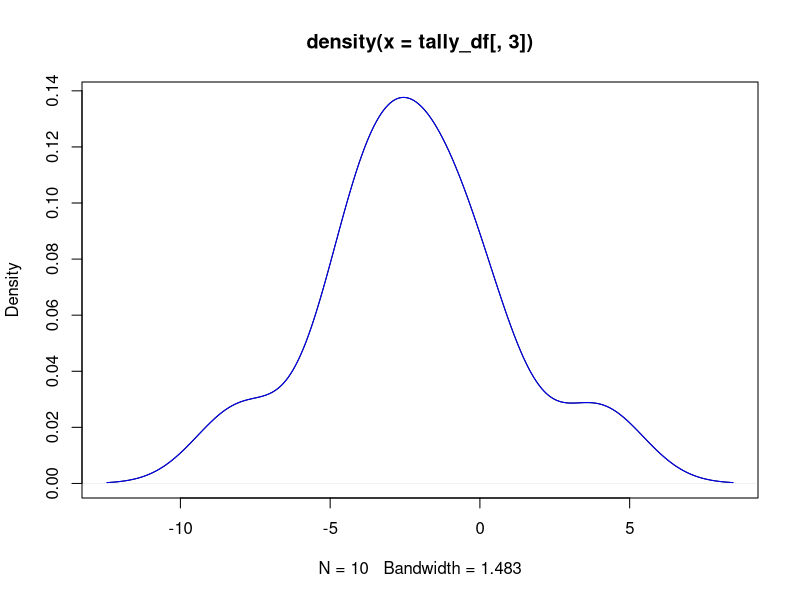
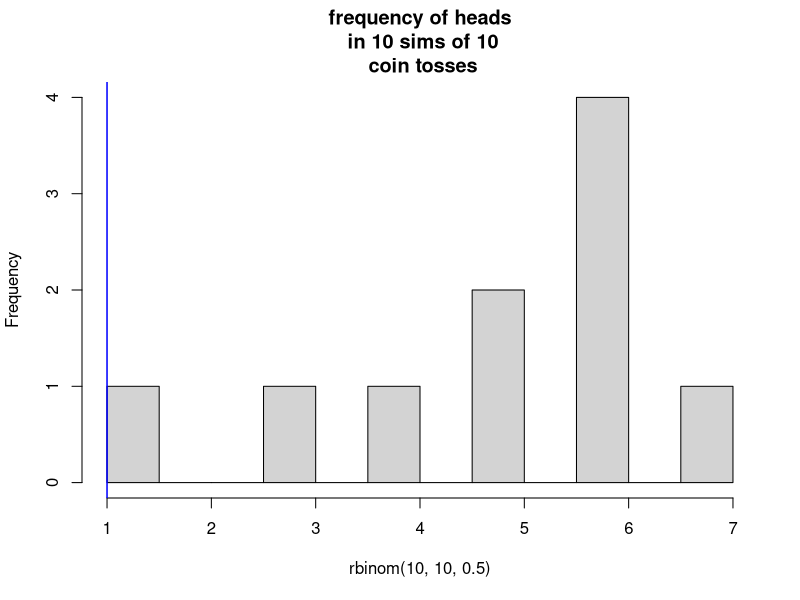
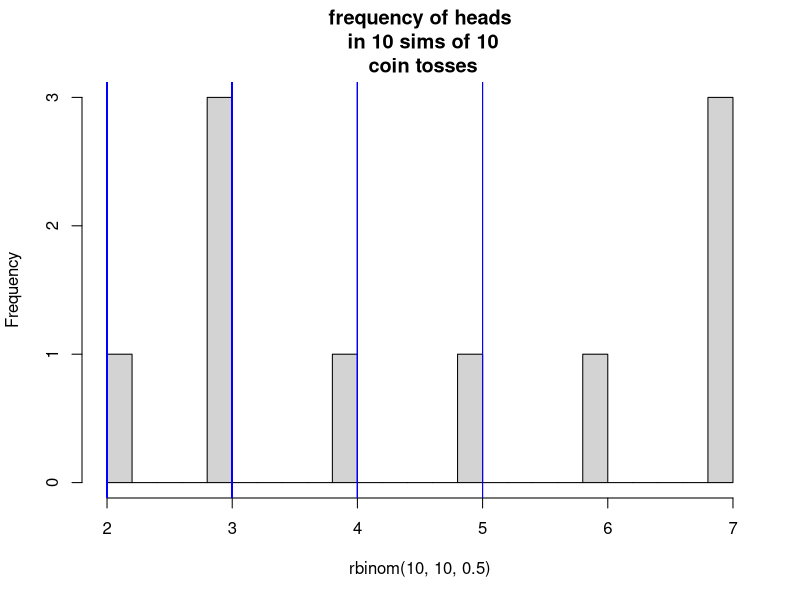
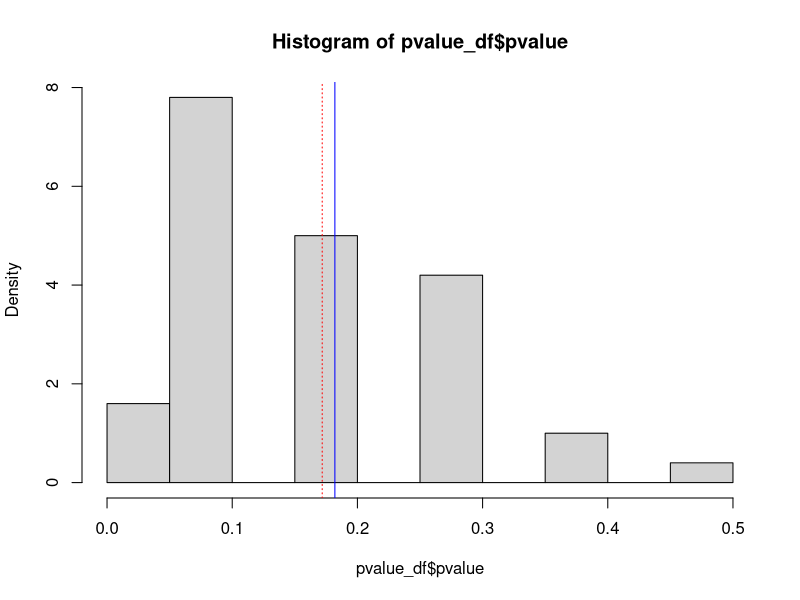

The R source for these figures, in order:
#the following function creates a df of coin tosses of various trials
coin_toss<-function(sample_size=3,trial_length=10, p=.5){
  
  tally_df<-matrix(ncol=4,nrow=sample_size)
  tally_df<-as.data.frame(tally_df)
  names(tally_df)<-c('heads','tails','difference','average')
  
    for(i in 1:sample_size){
      #trial<-rbinom(trial_length,1,p)
      trial<-sample(0:1,10,.5)
      #print(trial)
      average<-mean(trial)
      h<-sum(trial)
      t<-trial_length-h
      diff<-(h-t)
      #print(i)
      #print(h)
      #print(t)
      tally_df[i,]<-(cbind(h,t,diff,average))
    }
  return(tally_df)  
}

tally_df<-coin_toss(sample_size=10,trial_length=10,p=.5)
tally_df
head(tally_df)
##assuming a probability that the coin is fair, (.5), here is the average difference of all those coin differences from that average.
mean(tally_df[,3])
plot(density(tally_df[,3]))
lines(density(tally_df[,3]),col='blue')
#using coin_toss(), simulate many samples and create a vector of probabilities of 'heads'=3
simulate_coin_toss<-function(sims=5,
                             sample_size=3,
                             trial_length=10,
                             heads=3,
                             p=.5){
  
  #pvalue_df<-vector(length=sims)
  pvalue_df<-as.data.frame(matrix(nrow=sims,ncol=2))
  names(pvalue_df)<-c('pvalue','success_count')
  hist(rbinom(10,10,.5),breaks=20,main='frequency of heads\n in 10 sims of 10\n coin tosses')
  for (j in 1:sims){ 
    tally_df<-coin_toss(sample_size = sample_size,trial_length = trial_length, p)
    print(tally_df[j,])
    cat(paste('\r\nnum of rows in tally_df: ',nrow(tally_df)," \r\n"))
    cat(paste('\r\nnum of times we found ',
              tally_df$heads[tally_df$heads<=heads],
              " heads or fewer \r\n\r\n"))
    pvalue_df[j,1]<-length(tally_df$heads[tally_df$heads<=heads])/nrow(tally_df)
    pvalue_df[j,2]<-length(tally_df$heads[tally_df$heads<=heads])
    abline(v=pvalue_df[j,2],col='blue')
    print(pvalue_df[j,1:2])
  }
  return(pvalue_df)
}
heads=3
simulate_coin_toss(sims=2,sample_size=1,trial_length=10,heads=heads)
pvalue_df<-simulate_coin_toss(sims=100,sample_size=10,trial_length=10,heads=heads)
mean(pvalue_df$pvalue) #calculates average cumulative probablity of a given number of heads/trials
sd(pvalue_df$pvalue) 
hist(pvalue_df$pvalue,freq=F)
abline(v=mean(pvalue_df$pvalue),col='blue')
abline(v=pbinom(heads,10,.5),col='red',lty=3) #plots verticle line of exact cumulative  prob of heads/trials

1*(1-pbinom(17,25,.5)) #this computes one tailed test
binom.test(x=c(18,7),p=.5,alternative = ("l")) #here c(18,7) refelct success and failures, 'l' is less for one tailed
binom.test(x=3,n=10,p=.5,alternative = c("l")) #here x=3,n=10 reflect success and trials, 'l' is less for one tailed


# You can run coin_toss with 1000 sim to get a normal distribution of flips.  Plot abline with .05 or .025 for two tailed to see where 
#1-pbinom(heads-1,10,.5) falls in terms of significance.

#so, my simulation of simulate_coint_toss will estimate how often 3/10 heads shows up
# and then you count the ways heads was 3 or less divide by total number of coin tosses.
#that is the p-value for a one tailed test. 

library(dplyr)
exp<-list(5,5)
obs<-list(2,8)
dbinom(2,10,.5)  #this analytically calculates the probability
mean(rbinom(1000,10,.3)==2)
out<-as.integer()
for (i in 1:length(obs)){
  
  out[i]<-(as.numeric(obs[i])-as.numeric(exp[i]))^2  #squaring the differences
  #print(out[i])
}
thresh<-sum(out)  #sum of squares
